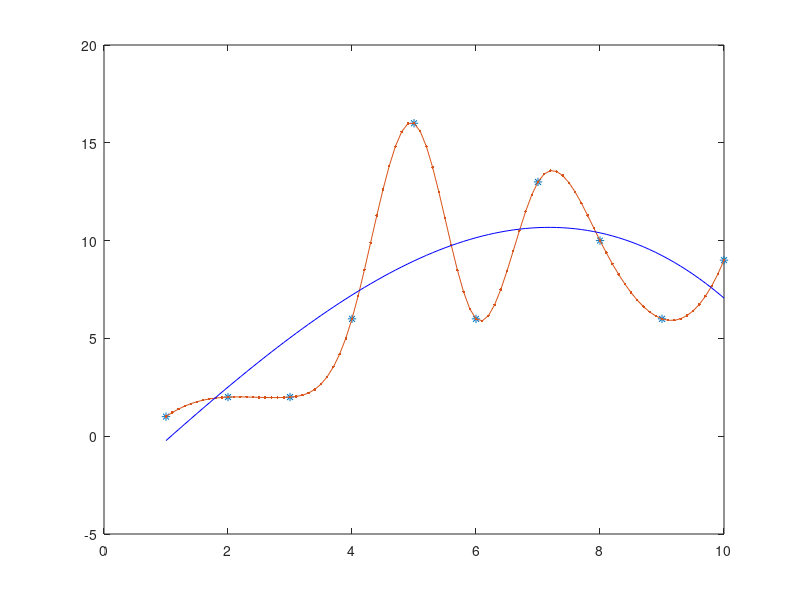

This chart was generated by the following MATLAB code:
x = 1:10;
y = randi(20, 1, 10);
plot(x, y, '*')
%%
xx = 1 : 0.1 : 10;
yy = interp1(x,y,xx,"spline");
plot(x,y,'*',xx,yy,'.-')
%%
p = polyfit(x,y,3);
y1 = polyval(p,xx);
hold on
plot(xx,y1,'b')
hold off
